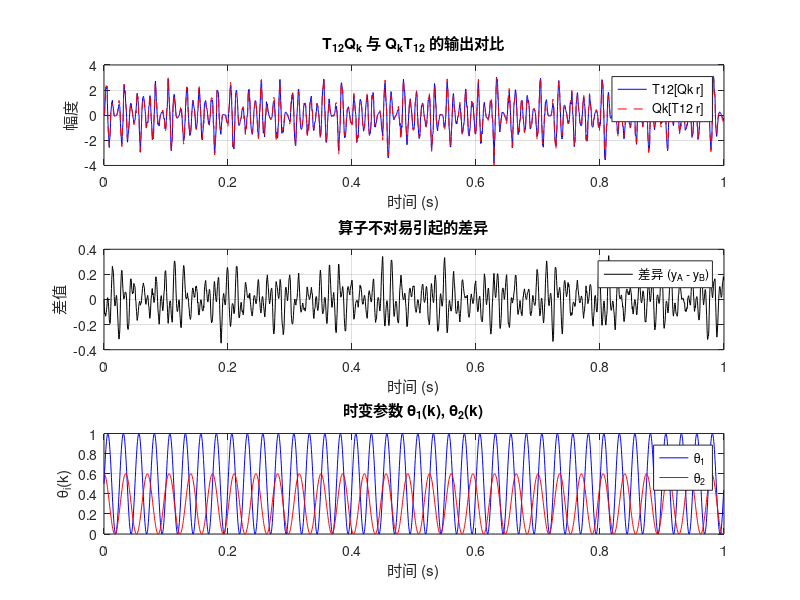

Write the MATLAB code that produced this figure. (Note: this script raises an error after producing the figure.)
%% T12-Qk 非对易性验证实验
clear; clc; close all;

% 基本设置
N = 2000;
fs = 2000;                   % 采样频率
t = (0:N-1)'/fs;

% 固定 LTI 系统 T12(z) = 1 / (1 - 0.5 z^-1)
b_T12 = 1; 
a_T12 = [1 -0.5];
T12_state_A = 0;  % 路径A状态
T12_state_B = 0;  % 路径B状态

% 构造时变参数 Qk(z^-1) = θ1(k) + θ2(k) z^-1
theta1 = 0.5 + 0.5*sin(20*pi*t/0.25);  % 4Hz 变化
theta2 = 0.3 + 0.3*cos(20*pi*t/0.35);  % ~2.8Hz 变化

% 输入信号 r(k)
r = sin(2*pi*100*t) + 0.3*randn(N,1);

% 初始化
yA = zeros(N,1);
yB = zeros(N,1);
r_T12 = zeros(N,1);
q_out = zeros(N,1);

% 路径B先算固定 T12 输出
for k = 2:N
    r_T12(k) = b_T12*r(k-1) - a_T12(2)*r_T12(k-1);
end

% 主循环：计算每个时刻的Qk和输出
for k = 2:N
    % 当前Qk滤波输出
    if k>2
        q_out(k) = theta1(k)*r(k) + theta2(k)*r(k-1);
    else
        q_out(k) = theta1(k)*r(k);
    end
    
    % 路径A：T12[Qk*r]
    yA(k) = b_T12*q_out(k-1) - a_T12(2)*yA(k-1);
    
    % 路径B：Qk[T12*r]
    if k>2
        yB(k) = theta1(k)*r_T12(k) + theta2(k)*r_T12(k-1);
    else
        yB(k) = theta1(k)*r_T12(k);
    end
end

% 差异
diff_y = yA - yB;

%% 绘图
figure;
subplot(3,1,1);
plot(t, yA, 'b', 'DisplayName','T12[Qk r]');
hold on; plot(t, yB, 'r--', 'DisplayName','Qk[T12 r]');
xlabel('时间 (s)'); ylabel('幅度');
title('T_{12}Q_k 与 Q_kT_{12} 的输出对比');
legend; grid on;

subplot(3,1,2);
plot(t, diff_y, 'k', 'DisplayName','差异 (y_A - y_B)');
xlabel('时间 (s)'); ylabel('差值');
title('算子不对易引起的差异');
legend; grid on;

subplot(3,1,3);
plot(t, theta1, 'b', t, theta2, 'r');
xlabel('时间 (s)');
ylabel('\theta_i(k)');
title('时变参数 \theta_1(k), \theta_2(k)');
legend('\theta_1','\theta_2'); grid on;

%% 验证实验：区分非对易性误差 vs 数值误差
fprintf('=== 非对易性 vs 数值误差验证 ===\n');

% 1. 对易性测试：固定参数情况
theta1_fixed = 0.5 * ones(N,1);  % 固定参数
theta2_fixed = 0.3 * ones(N,1);

yA_fixed = zeros(N,1);
yB_fixed = zeros(N,1);
q_out_fixed = zeros(N,1);

% 重新计算固定参数情况
for k = 2:N
    if k>2
        q_out_fixed(k) = theta1_fixed(k)*r(k) + theta2_fixed(k)*r(k-1);
    else
        q_out_fixed(k) = theta1_fixed(k)*r(k);
    end
    
    yA_fixed(k) = b_T12*q_out_fixed(k-1) - a_T12(2)*yA_fixed(k-1);
    
    if k>2
        yB_fixed(k) = theta1_fixed(k)*r_T12(k) + theta2_fixed(k)*r_T12(k-1);
    else
        yB_fixed(k) = theta1_fixed(k)*r_T12(k);
    end
end

diff_y_fixed = yA_fixed - yB_fixed;

% 2. 理论预测：非对易性误差应该与参数变化率相关
% 对于 T12*Qk - Qk*T12，理论上误差与 dθ/dt 成正比
dtheta1_dt = gradient(theta1) * fs;  % 数值微分
dtheta2_dt = gradient(theta2) * fs;
theoretical_error = abs(dtheta1_dt) + abs(dtheta2_dt);  % 简化的理论预测

% 3. 数值精度测试：使用更高精度计算
yA_double = double(yA);
yB_double = double(yB);
diff_y_double = yA_double - yB_double;

%% 统计分析
fprintf('固定参数情况下的差异 RMS: %.2e\n', rms(diff_y_fixed));
fprintf('时变参数情况下的差异 RMS: %.2e\n', rms(diff_y));
fprintf('差异比值 (时变/固定): %.1f\n', rms(diff_y)/rms(diff_y_fixed));

% 计算相关性
corr_theory_actual = corrcoef(theoretical_error(10:end), abs(diff_y(10:end)));
fprintf('理论预测与实际差异的相关系数: %.3f\n', corr_theory_actual(1,2));

%% 增强的绘图
figure('Position', [100 100 1200 800]);

subplot(2,3,1);
plot(t, yA, 'b', 'DisplayName','T12[Qk r]');
hold on; plot(t, yB, 'r--', 'DisplayName','Qk[T12 r]');
xlabel('时间 (s)'); ylabel('幅度');
title('时变参数：T_{12}Q_k 与 Q_kT_{12}');
legend; grid on;

subplot(2,3,2);
plot(t, yA_fixed, 'b', 'DisplayName','T12[Q r] (固定)');
hold on; plot(t, yB_fixed, 'r--', 'DisplayName','Q[T12 r] (固定)');
xlabel('时间 (s)'); ylabel('幅度');
title('固定参数：应该对易');
legend; grid on;

subplot(2,3,3);
semilogy(t, abs(diff_y), 'k', 'DisplayName','时变差异');
hold on; 
semilogy(t, abs(diff_y_fixed), 'g', 'DisplayName','固定差异(数值误差)');
xlabel('时间 (s)'); ylabel('|差异| (对数)');
title('差异幅度对比');
legend; grid on;

subplot(2,3,4);
plot(t, diff_y, 'k', 'DisplayName','实际差异');
hold on;
plot(t, 0.01*theoretical_error, 'r--', 'DisplayName','理论预测×0.01');
xlabel('时间 (s)'); ylabel('差值');
title('实际 vs 理论差异');
legend; grid on;

subplot(2,3,5);
plot(t, dtheta1_dt, 'b', t, dtheta2_dt, 'r');
xlabel('时间 (s)');
ylabel('d\theta/dt');
title('参数变化率');
legend('d\theta_1/dt','d\theta_2/dt'); grid on;

subplot(2,3,6);
scatter(theoretical_error(10:end), abs(diff_y(10:end)), 10, 'filled');
xlabel('理论误差指标');
ylabel('|实际差异|');
title(['相关性: r=' num2str(corr_theory_actual(1,2), '%.3f')]);
grid on;

%% 频域分析验证
fprintf('\n=== 频域验证 ===\n');
% 参数变化的主要频率
[Ptheta, f] = pwelch(theta1-mean(theta1), [], [], [], fs);
[~, max_idx] = max(Ptheta);
main_freq = f(max_idx);

% 差异信号的主要频率
[Pdiff, f_diff] = pwelch(diff_y, [], [], [], fs);
[~, max_idx_diff] = max(Pdiff);
main_freq_diff = f_diff(max_idx_diff);

fprintf('参数变化主频: %.1f Hz\n', main_freq);
fprintf('差异信号主频: %.1f Hz\n', main_freq_diff);

% 如果是真正的非对易性，差异频率应该与参数变化频率相关
